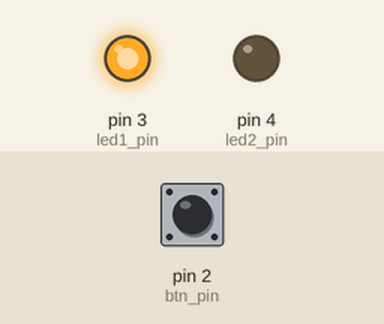
The sketch below on a simulated Arduino Uno, built with avr-gcc and run on an emulated ATmega328P. On the bench: output pins drawn as LEDs (lit = HIGH). Inputs (shaded band) come from the test bench; at power-on: pin 2 (btn_pin) HIGH.

Above: at 1.2 s.
1.3 s: pin 2 (btn_pin) pulled LOW for 3.2 s
At 2.4 s:
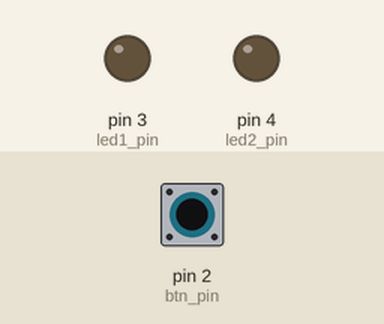
7.5 s: pin 2 (btn_pin) pulled LOW for 0.15 s
At 10.2 s:
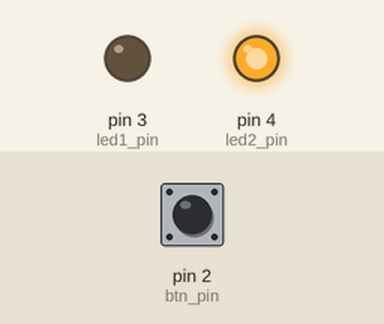
10.5 s: pin 2 (btn_pin) pulled LOW for 1 s
At 12.6 s:
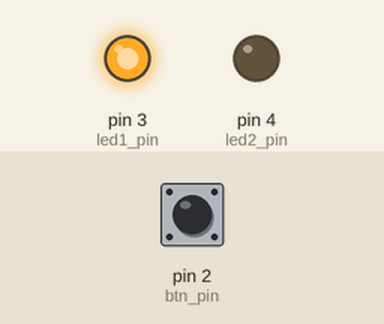
Timing chart, 0 to 14.5 s (numbered marks = the images above; inputs shaded):
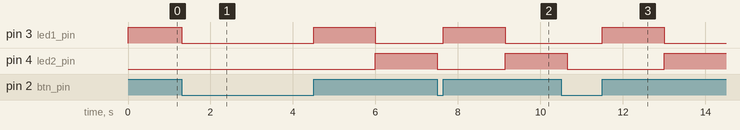

The sketch:

ex1.ino
```cpp
// CONSTANTS
const int btn_pin = 2;
const int led1_pin = 3;
const int led2_pin = 4;
const int long_press_time  = 1500; // 1000 milliseconds

// VARIABLES
int lastState = LOW;  // the previous state from the input pin
int currentState;     // the current reading from the input pin
unsigned long pressedTime  = 0;
bool isPressing = false;
bool isLongDetected = false;

void setup() {
  pinMode(btn_pin, INPUT_PULLUP);
  pinMode(led1_pin, OUTPUT);
  pinMode(led2_pin, OUTPUT);
}

void loop() {
  // read the state of the switch/button:
  currentState = digitalRead(btn_pin);

  if(lastState == LOW && currentState == HIGH) {        // button is pressed
    pressedTime = millis();
    isPressing = true;
    isLongDetected = false;
    digitalWrite(led1_pin, HIGH);
  } else if(lastState == HIGH && currentState == LOW) { // button is released
    isPressing = false;
    digitalWrite(led1_pin, LOW);
  }

  if(isPressing == true && isLongDetected == false) {
    long pressDuration = millis() - pressedTime;

    if( pressDuration > long_press_time ) {
      digitalWrite(led1_pin, LOW);
      digitalWrite(led2_pin, HIGH);
      delay(1500);
      digitalWrite(led2_pin, LOW);
    }
  }

  // save the the last state
  lastState = currentState;
}
```

Measured:
- after the input at 1.3 s, pin 3 (led1_pin): HIGH → LOW after 0.00 s instead of 0.20 s; pin 4 (led2_pin): LOW → HIGH after 4.7 s instead of 0.20 s
- after the input at 7.5 s, pin 3 (led1_pin): LOW → HIGH after 0.15 s, → LOW 1.5 s later; pin 4 (led2_pin): HIGH → LOW at once, → HIGH 1.6 s later
- after the input at 10.5 s, pin 3 (led1_pin): LOW → HIGH after 1.0 s, → LOW 1.5 s later; pin 4 (led2_pin): HIGH → LOW after 0.15 s, → HIGH 2.4 s later
